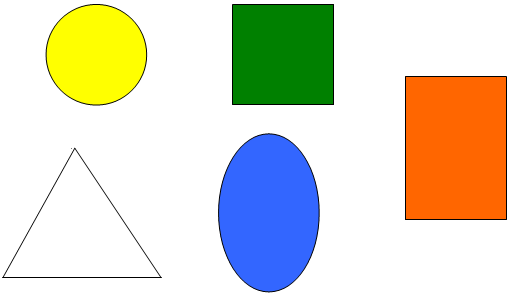
#> input picture geom-figures.png, 511 x 296 px
$ python nd_circles.py
#> lines starting #> are read from the running program, lines starting #| are printed output that depends on the picture; after the words box and inside, x2 and y2 are one past the last pixel; in counts of white or black regions, pixels touching at a corner belong together
# Import libraries
import cv2
import numpy as np


# Load the image, copy for output, and convert it to grayscale
image = cv2.imread('geom-figures.png')
#> image is the input picture: shape (296, 511, 3); mean B, G, R 197.9, 216.6, 218.4
output = image.copy()
gray = cv2.cvtColor(image, cv2.COLOR_BGR2GRAY)
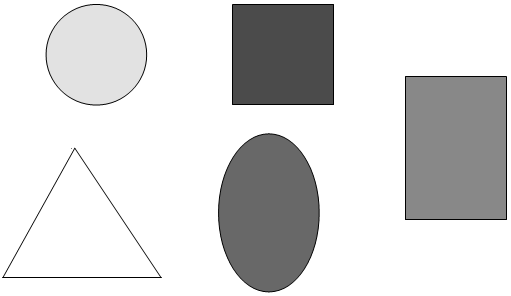
#> gray: shape (296, 511); min 0, max 255, mean 215

# Detect circles in the image
circles = cv2.HoughCircles(gray, cv2.HOUGH_GRADIENT, dp=1.2, minDist=100)
#> circles = [[95.4, 54.6, 49.2]]

# If the circles were found, let's show them!
if circles is not None:
    # turn the coordinates and radius of the circles into int
    circles = np.round(circles[0, :]).astype("int")
#> circles = [[95, 55, 49]]
    # loop over each circle
    for (x, y, r) in circles:
        # draw a red circle in the output image
        cv2.circle(output, (x, y), r, (0, 0, 255), 4)
        # draw a blue rectangle corresponding to the center of the circle
        cv2.rectangle(output, (x - 5, y - 5), (x + 5, y + 5), (255, 0, 0), -1)
#> this loop made 1 pass
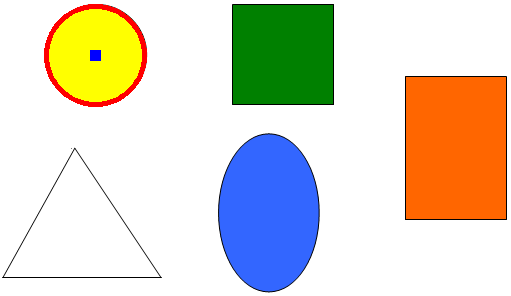
#> output: shape (296, 511, 3); 1.1% of pixels changed, all inside (x1, y1, x2, y2) = (44, 4, 147, 107)
    # show the output image
    cv2.imshow("output", output)
    # push any button on the keyboard to close the image and stop the program
    cv2.waitKey(0)
